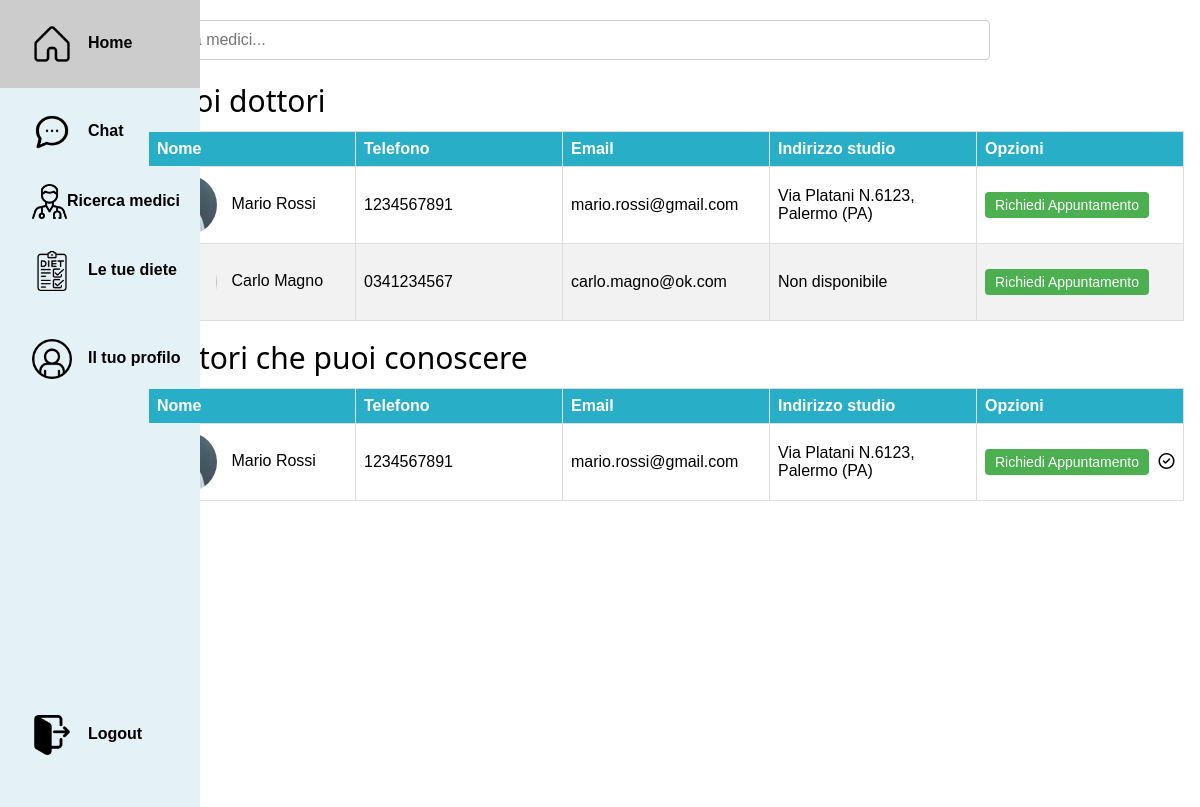
The page /ricerca_medici/ (signed in) on the database as committed earlier.
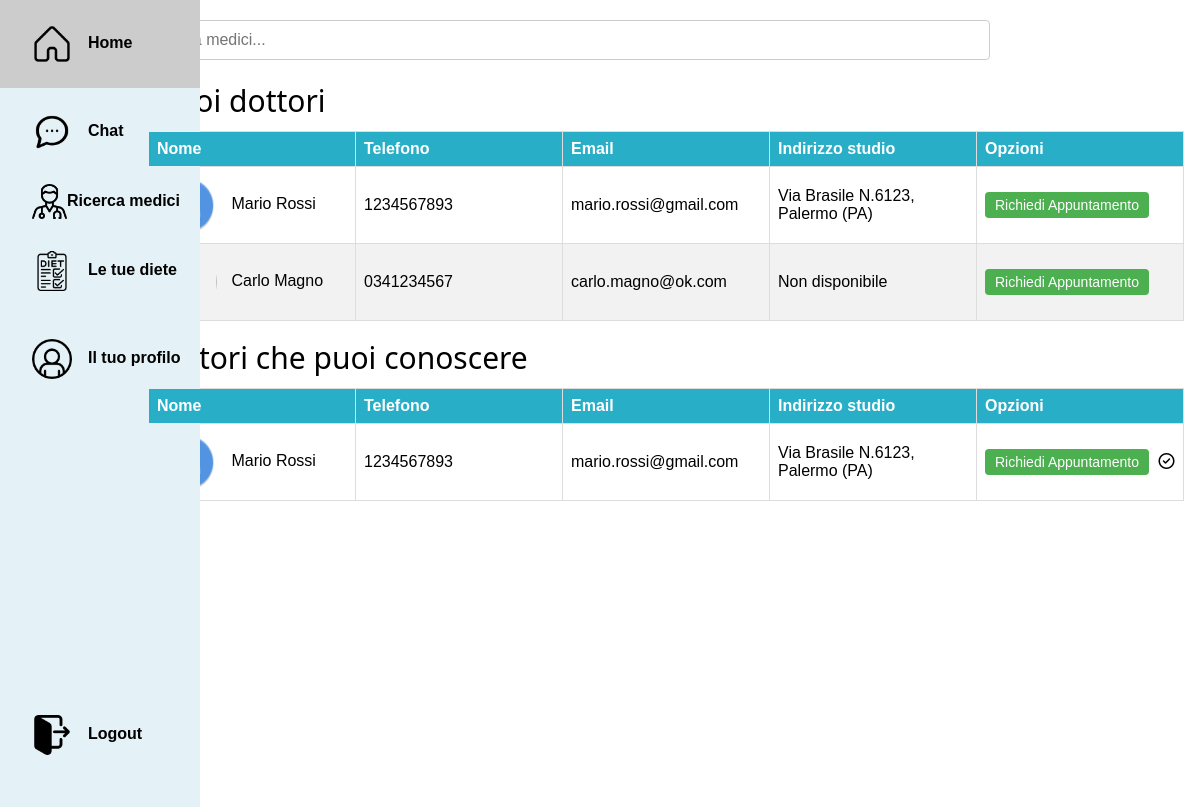
The same page on the database as committed later.
### myapp/models.py (models this page shows, shortened)
class Cura(models.Model):
    idDottore = models.ForeignKey(Utente, related_name='cure_dottore', null=True, on_delete=models.CASCADE)
    idPaziente = models.ForeignKey(Utente, related_name='cure_paziente', null=True, on_delete=models.CASCADE)
    statoRichiesta=models.IntegerField(default=-1)

class Utente(AbstractUser):
    cf = models.CharField(max_length=16, blank=True)
    nome = models.CharField(max_length=30, blank=True)
    cognome = models.CharField(max_length=30, blank=True)
    provincia = models.CharField(max_length=2, blank=True)
    telefono = models.CharField(max_length=10)
    email = models.EmailField(max_length=100, blank=True)
    genere = models.CharField(max_length=1, choices=[('M', 'Maschio'), ('F', 'Femmina')])
    data_nascita = models.DateField()
    foto_profilo = models.ImageField(upload_to='images/', default='images/default.jpg')
    tipo_utente = models.BooleanField(default=False)  # tipo = 1 => dottore, tipo = 0 => paziente
    objects = CustomUserManager()

class Studio(models.Model):
    medico = models.OneToOneField(Utente, on_delete=models.CASCADE, limit_choices_to={'tipo_utente': True})
    via = models.CharField(max_length=50,blank=True)
    civico = models.IntegerField(blank=True)
    citta = models.CharField(max_length=30,blank=True)
    provincia = models.CharField(max_length=2,blank=True)

### myapp/views.py (the view)
# urls.py: path('ricerca_medici/', views.ricerca, name='ricerca'),
@login_required(login_url='login/')
def ricerca(request):
    paziente = request.user
    richieste_paziente = Cura.objects.filter(idPaziente=paziente).values_list('idDottore_id', flat=True)
    medici_curanti = Cura.objects.filter(idPaziente=paziente, statoRichiesta=1).select_related('idDottore')
    alldoctors = Utente.objects.filter(tipo_utente=True).select_related('studio').order_by('nome', 'cognome')
    doctors = alldoctors.exclude(id__in=medici_curanti.values_list('id', flat=True))
    context={
        'doctors': doctors,
        'richieste_dottori': richieste_paziente,
        'medici_curanti': medici_curanti
    }
    return render(request, 'ricerca_medici.html', context)

### myapp/templates/ricerca_medici.html (shortened to what this page needs)
{% extends 'base.html' %}
{% load static %}
{% block content %}
{% load static %}
<link rel="stylesheet" href="{% static 'css/doctors.css' %}">
<div class="search-container w3-margin-left">
    <input type="text" id="searchInput" placeholder="Cerca medici..." onkeyup="searchDoctors()">
</div>
<div class="current-doctors-container w3-margin-left w3-margin-right">
    <h2>I tuoi dottori</h2>
    <table class="results-table table table-striped">
        <thead>
            <tr>
                <th>Nome</th>
                <th>Telefono</th>
                <th>Email</th>
                <th>Indirizzo studio</th>
                <th>Opzioni</th>
            </tr>
        </thead>
        <tbody id="currentDoctorsBody">
            {% for cura in medici_curanti %}
            <tr>
                <td>
                    {{ cura.idDottore.nome}} {{ cura.idDottore.cognome }}
                </td>
                <td>{{ cura.idDottore.telefono }}</td>
                <td>{{ cura.idDottore.email }}</td>
                <td>
                    {% if cura.idDottore.studio %}
                    Via {{ cura.idDottore.studio.via }} N.{{ cura.idDottore.studio.civico }},
                    {{cura.idDottore.studio.citta }} ({{ cura.idDottore.studio.provincia }})
                    {%else%}
                    Non disponibile
                    {% endif %}
                </td>
                <td class="action-buttons"><button class="appointment-button"
                        onclick="openAppointmentModal('{{ cura.idDottore.id }}')">Richiedi Appuntamento</button></td>
            </tr>
            {% endfor %}
        </tbody>
    </table>
</div>
<div class="results-container w3-margin-left  w3-margin-right">
    <h2>Dottori che puoi conoscere</h2>
    <table class="results-table table table-striped">
        <thead>
            <tr>
                <th>Nome</th>
                <th>Telefono</th>
                <th>Email</th>
                <th>Indirizzo studio</th>
                <th>Opzioni</th>
            </tr>
        </thead>
        <tbody id="resultsBody">
            {% for doctor in doctors %}
            <tr>
                <td>
                    {{ doctor.nome }} {{ doctor.cognome }}
                </td>
                <td>{{ doctor.telefono }}</td>
                <td>{{ doctor.email }}</td>
                <td>
                    {% if doctor.studio %}
                    Via {{ doctor.studio.via }} N.{{ doctor.studio.civico }}, {{ doctor.studio.citta }}
                    ({{doctor.studio.provincia }})
                    {%else%}
                    Non disponibile
                    {% endif %}
                </td>
                <td class="action-buttons">
                    <button class="appointment-button" onclick="openAppointmentModal('{{ doctor.id }}')">Richiedi
                        Appuntamento</button>
                    <form method="post" action="{% url 'richiesta_cura' doctor.id %}" style="display:inline;">
                        {% if doctor.id in richieste_dottori %}
                        <i class="far fa-check-circle"> </i>
                        {% else %}
                        <button type="submit" class="treatment-button" style="margin-top: 2%;">Richiedi Cura</button>
                        {% endif %}
                    </form>
                </td>
            </tr>
            {% endfor %}
        </tbody>
    </table>
</div>
{%endblock %}

Rows that differ between the two databases and show on the page:
changed through a linked row, Cura "Mario": idDottore.telefono "1234567891" → "1234567893"; idDottore.studio.via "Platani" → "Brasile"
changed Utente "Mario": telefono "1234567891" → "1234567893"; studio.via "Platani" → "Brasile"
